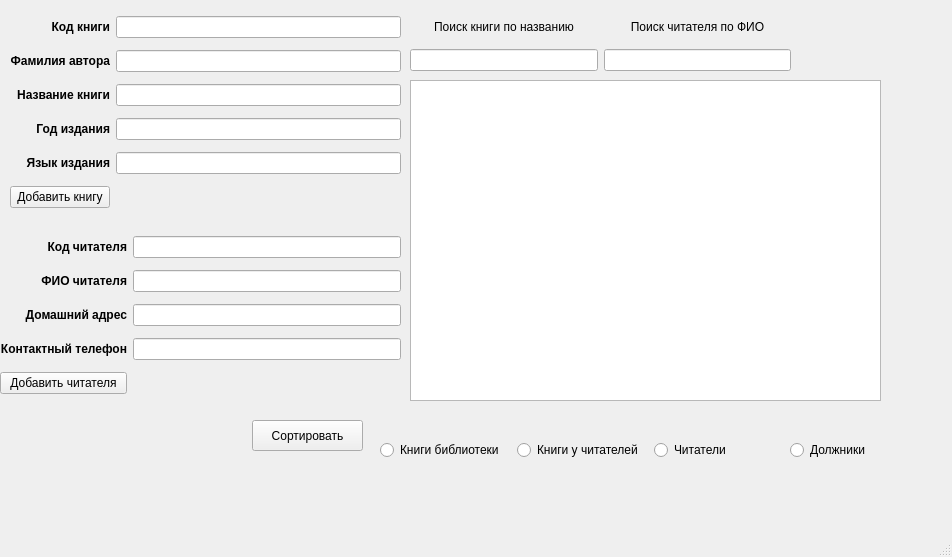
<?xml version="1.0" encoding="UTF-8"?>
<ui version="4.0">
 <class>MainWindow</class>
 <widget class="QMainWindow" name="MainWindow">
  <property name="geometry">
   <rect>
    <x>0</x>
    <y>0</y>
    <width>952</width>
    <height>557</height>
   </rect>
  </property>
  <property name="windowTitle">
   <string>MainWindow</string>
  </property>
  <widget class="QWidget" name="centralwidget">
   <widget class="QWidget" name="gridLayoutWidget">
    <property name="geometry">
     <rect>
      <x>10</x>
      <y>10</y>
      <width>391</width>
      <height>206</height>
     </rect>
    </property>
    <layout class="QGridLayout" name="gridLayout">
     <item row="3" column="1">
      <widget class="QLabel" name="label_6">
       <property name="font">
        <font>
         <bold>true</bold>
        </font>
       </property>
       <property name="text">
        <string>Год издания</string>
       </property>
       <property name="alignment">
        <set>Qt::AlignRight|Qt::AlignTrailing|Qt::AlignVCenter</set>
       </property>
      </widget>
     </item>
     <item row="4" column="1">
      <widget class="QLabel" name="label_7">
       <property name="font">
        <font>
         <bold>true</bold>
        </font>
       </property>
       <property name="text">
        <string>Язык издания</string>
       </property>
       <property name="alignment">
        <set>Qt::AlignRight|Qt::AlignTrailing|Qt::AlignVCenter</set>
       </property>
      </widget>
     </item>
     <item row="3" column="2">
      <widget class="QLineEdit" name="yearEdit">
       <property name="font">
        <font>
         <bold>false</bold>
        </font>
       </property>
      </widget>
     </item>
     <item row="0" column="2">
      <widget class="QLineEdit" name="bookCodeEdit">
       <property name="font">
        <font>
         <bold>false</bold>
        </font>
       </property>
      </widget>
     </item>
     <item row="4" column="2">
      <widget class="QLineEdit" name="languageEdit">
       <property name="font">
        <font>
         <bold>false</bold>
        </font>
       </property>
      </widget>
     </item>
     <item row="2" column="2">
      <widget class="QLineEdit" name="titleEdit">
       <property name="font">
        <font>
         <bold>false</bold>
        </font>
       </property>
      </widget>
     </item>
     <item row="1" column="1">
      <widget class="QLabel" name="label_5">
       <property name="font">
        <font>
         <bold>true</bold>
        </font>
       </property>
       <property name="text">
        <string>Фамилия автора</string>
       </property>
       <property name="alignment">
        <set>Qt::AlignRight|Qt::AlignTrailing|Qt::AlignVCenter</set>
       </property>
      </widget>
     </item>
     <item row="2" column="1">
      <widget class="QLabel" name="label_3">
       <property name="font">
        <font>
         <bold>true</bold>
        </font>
       </property>
       <property name="text">
        <string>Название книги</string>
       </property>
       <property name="alignment">
        <set>Qt::AlignRight|Qt::AlignTrailing|Qt::AlignVCenter</set>
       </property>
      </widget>
     </item>
     <item row="0" column="1">
      <widget class="QLabel" name="label_4">
       <property name="font">
        <font>
         <bold>true</bold>
        </font>
       </property>
       <property name="text">
        <string>Код книги</string>
       </property>
       <property name="alignment">
        <set>Qt::AlignRight|Qt::AlignTrailing|Qt::AlignVCenter</set>
       </property>
      </widget>
     </item>
     <item row="1" column="2">
      <widget class="QLineEdit" name="authorSurnameEdit">
       <property name="font">
        <font>
         <bold>false</bold>
        </font>
       </property>
      </widget>
     </item>
     <item row="5" column="1">
      <widget class="QPushButton" name="addBookButton">
       <property name="text">
        <string>Добавить книгу</string>
       </property>
      </widget>
     </item>
    </layout>
   </widget>
   <widget class="QWidget" name="gridLayoutWidget_2">
    <property name="geometry">
     <rect>
      <x>0</x>
      <y>230</y>
      <width>401</width>
      <height>171</height>
     </rect>
    </property>
    <layout class="QGridLayout" name="gridLayout_2">
     <item row="0" column="0">
      <widget class="QLabel" name="label_12">
       <property name="font">
        <font>
         <bold>true</bold>
        </font>
       </property>
       <property name="text">
        <string>Код читателя</string>
       </property>
       <property name="alignment">
        <set>Qt::AlignRight|Qt::AlignTrailing|Qt::AlignVCenter</set>
       </property>
      </widget>
     </item>
     <item row="0" column="1">
      <widget class="QLineEdit" name="readerCodeEdit">
       <property name="font">
        <font>
         <bold>false</bold>
        </font>
       </property>
      </widget>
     </item>
     <item row="1" column="0">
      <widget class="QLabel" name="label_10">
       <property name="font">
        <font>
         <bold>true</bold>
        </font>
       </property>
       <property name="text">
        <string>ФИО читателя</string>
       </property>
       <property name="alignment">
        <set>Qt::AlignRight|Qt::AlignTrailing|Qt::AlignVCenter</set>
       </property>
      </widget>
     </item>
     <item row="2" column="0">
      <widget class="QLabel" name="label_11">
       <property name="font">
        <font>
         <bold>true</bold>
        </font>
       </property>
       <property name="text">
        <string>Домашний адрес</string>
       </property>
       <property name="alignment">
        <set>Qt::AlignRight|Qt::AlignTrailing|Qt::AlignVCenter</set>
       </property>
      </widget>
     </item>
     <item row="2" column="1">
      <widget class="QLineEdit" name="addressEdit">
       <property name="font">
        <font>
         <bold>false</bold>
        </font>
       </property>
      </widget>
     </item>
     <item row="1" column="1">
      <widget class="QLineEdit" name="readerFIOEdit">
       <property name="font">
        <font>
         <bold>false</bold>
        </font>
       </property>
      </widget>
     </item>
     <item row="3" column="0">
      <widget class="QLabel" name="label_8">
       <property name="font">
        <font>
         <bold>true</bold>
        </font>
       </property>
       <property name="text">
        <string>Контактный телефон</string>
       </property>
       <property name="alignment">
        <set>Qt::AlignRight|Qt::AlignTrailing|Qt::AlignVCenter</set>
       </property>
      </widget>
     </item>
     <item row="3" column="1">
      <widget class="QLineEdit" name="phoneEdit">
       <property name="font">
        <font>
         <bold>false</bold>
        </font>
       </property>
      </widget>
     </item>
     <item row="4" column="0">
      <widget class="QPushButton" name="addReaderButton">
       <property name="text">
        <string>Добавить читателя</string>
       </property>
      </widget>
     </item>
    </layout>
   </widget>
   <widget class="QWidget" name="horizontalLayoutWidget">
    <property name="geometry">
     <rect>
      <x>410</x>
      <y>10</y>
      <width>381</width>
      <height>61</height>
     </rect>
    </property>
    <layout class="QHBoxLayout" name="horizontalLayout">
     <item>
      <layout class="QVBoxLayout" name="verticalLayout_2">
       <item>
        <widget class="QLabel" name="label">
         <property name="font">
          <font>
           <bold>false</bold>
          </font>
         </property>
         <property name="text">
          <string>Поиск книги по названию</string>
         </property>
         <property name="alignment">
          <set>Qt::AlignCenter</set>
         </property>
        </widget>
       </item>
       <item>
        <widget class="QLineEdit" name="findBookEdit"/>
       </item>
      </layout>
     </item>
     <item>
      <layout class="QVBoxLayout" name="verticalLayout_3">
       <item>
        <widget class="QLabel" name="label_2">
         <property name="font">
          <font>
           <italic>false</italic>
           <bold>false</bold>
           <underline>false</underline>
          </font>
         </property>
         <property name="text">
          <string>Поиск читателя по ФИО</string>
         </property>
         <property name="alignment">
          <set>Qt::AlignCenter</set>
         </property>
        </widget>
       </item>
       <item>
        <widget class="QLineEdit" name="findReaderEdit"/>
       </item>
      </layout>
     </item>
    </layout>
   </widget>
   <widget class="QTableWidget" name="tableWidget">
    <property name="geometry">
     <rect>
      <x>410</x>
      <y>80</y>
      <width>471</width>
      <height>321</height>
     </rect>
    </property>
   </widget>
   <widget class="QWidget" name="horizontalLayoutWidget_2">
    <property name="geometry">
     <rect>
      <x>380</x>
      <y>410</y>
      <width>541</width>
      <height>81</height>
     </rect>
    </property>
    <layout class="QHBoxLayout" name="horizontalLayout_2">
     <item>
      <widget class="QRadioButton" name="booksButton">
       <property name="text">
        <string>Книги библиотеки</string>
       </property>
      </widget>
     </item>
     <item>
      <widget class="QRadioButton" name="readersBooksButton">
       <property name="text">
        <string>Книги у читателей</string>
       </property>
      </widget>
     </item>
     <item>
      <widget class="QRadioButton" name="readersButton">
       <property name="text">
        <string>Читатели</string>
       </property>
      </widget>
     </item>
     <item>
      <widget class="QRadioButton" name="debtorsButton">
       <property name="text">
        <string>Должники</string>
       </property>
      </widget>
     </item>
    </layout>
   </widget>
   <widget class="QPushButton" name="sortButton">
    <property name="geometry">
     <rect>
      <x>252</x>
      <y>420</y>
      <width>111</width>
      <height>31</height>
     </rect>
    </property>
    <property name="text">
     <string>Сортировать</string>
    </property>
   </widget>
  </widget>
  <widget class="QMenuBar" name="menubar">
   <property name="geometry">
    <rect>
     <x>0</x>
     <y>0</y>
     <width>952</width>
     <height>25</height>
    </rect>
   </property>
  </widget>
  <widget class="QStatusBar" name="statusbar"/>
 </widget>
 <resources/>
 <connections/>
</ui>
